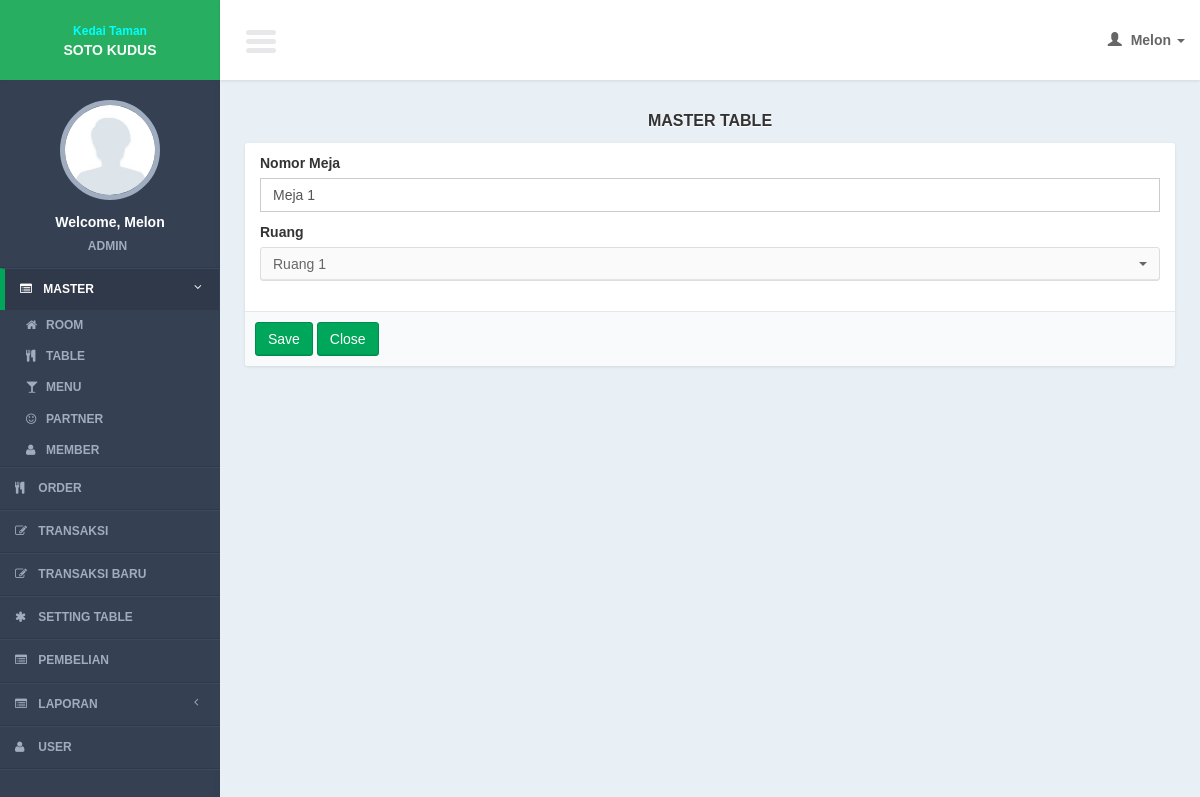
The app's page /controllers/master_table.php?page=form&id=1 (signed in), older data.
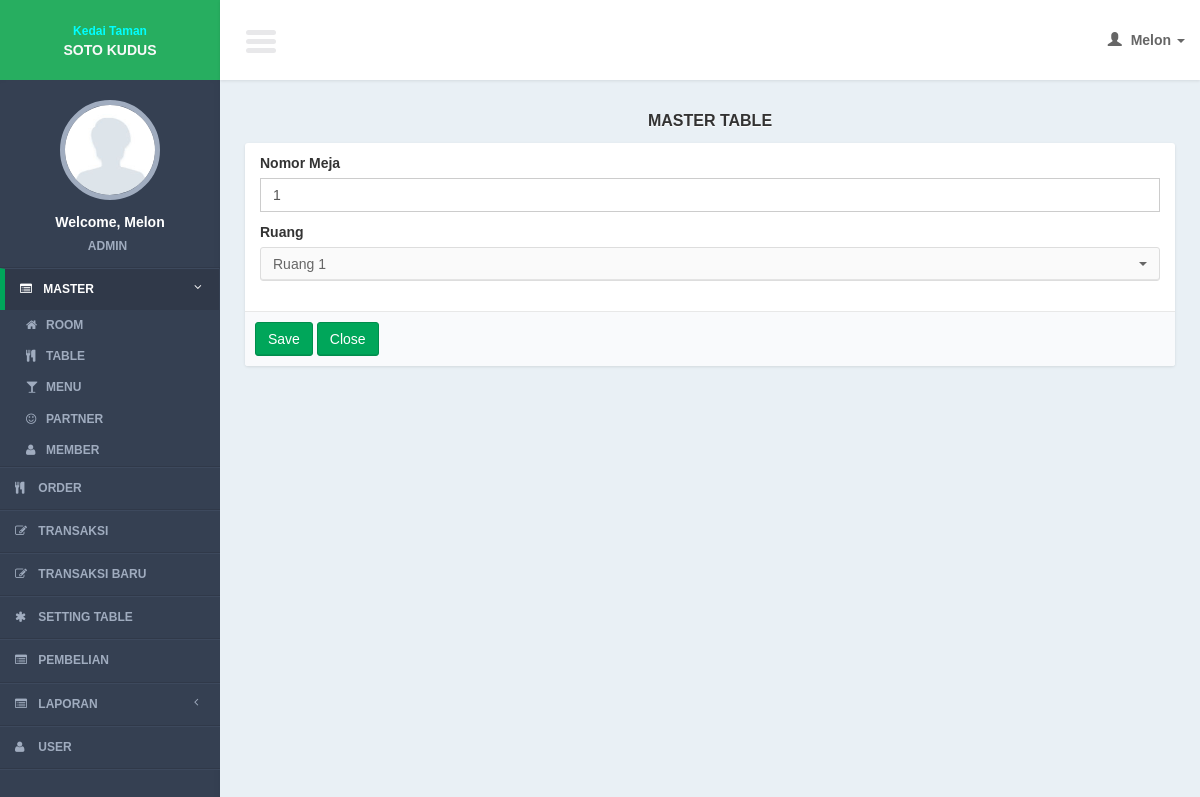
The same page, newer data.
### tables this page shows
CREATE TABLE IF NOT EXISTS `tables` (
`table_id` int(11) NOT NULL,
  `building_id` int(11) NOT NULL,
  `table_name` varchar(100) NOT NULL,
  `data_x` int(11) NOT NULL,
  `data_y` int(11) NOT NULL
);

### models/master_table_model.php (called while the page is built, shortened)
<?php
function select_building(){
	$query = mysql_query("select * from buildings order by building_id ");
	return $query;
}
function read_id($id){
	$query = mysql_query("select *
			from tables
			where table_id = '$id'");
	$result = mysql_fetch_object($query);
	return $result;
}
?>

### views/master_table/form.php (the view, shortened to what this page needs)
    <section class="content">
        <div class="row">
            <div class="col-md-12">
              <div class="title_page"> <?= $title ?></div>
                 <form action="<?= $action?>" method="post" enctype="multipart/form-data" role="form">
                <div class="box box-cokelat">
                    <div class="box-body">
                            <div class="col-md-12">
                            <div class="form-group">
                                <label>Nomor Meja</label>
                                <input required type="text" name="i_name" class="form-control" placeholder="Masukkan nomor meja..." value="<?= $row->table_name ?>"/>
                            </div>
                            <div class="form-group">
                              <label>Ruang</label>
                               <?php
                               while($r_building = mysql_fetch_array($query_building)){
 ?>
                                 <option value="<?= $r_building['building_id'] ?>" <?php if($row->building_id == $r_building['building_id']){ ?> selected="selected"<?php } ?>><?= $r_building['building_name']?></option>
                                 <?php
 }
?>
                      		</div>
                            </div>
                    </div>
                      <div class="box-footer">
                    <input class="btn btn-success" type="submit" value="Save"/>
                    <a href="<?= $close_button?>" class="btn btn-success" >Close</a>
                 </div>
                </div>
           </form>
            </div>
        </div>
    </section>

Row changes from the older to the newer data that the page shows:
changed tables: i_name "Meja 1" → "1"
